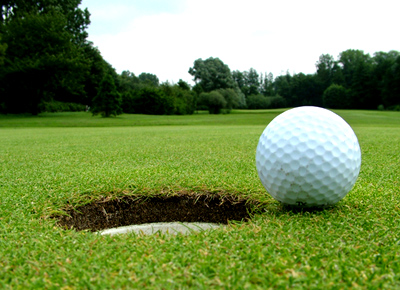
#> input picture lab10/img1.png, 400 x 290 px; its folder holds 2 pictures in this run
$ python lab10.py
#> lines starting #> are read from the running program, lines starting #| are printed output that depends on the picture
#> further down, image is the input picture: shape (290, 400, 3); mean B, G, R 85.2, 142.6, 120.1
# encoding:utf-8
import cv2
import numpy as np
import matplotlib.pyplot as plt

#每次出现一个图像都按键盘任意键来关闭窗口，不要用鼠标叉掉窗口否则会终止程序

picture_prefix = ''

def hist_color(src):
#> called with src = 'img1.png'
    image = cv2.imread(picture_prefix+src, cv2.IMREAD_COLOR)
    sum = np.sum(image.reshape(-1, 3), axis=0)
#> sum = [9878968, 16544285, 13933651]
    sum = sum / np.sum(image)
#> sum = [0.245, 0.41, 0.345]
    plt.title('Color Histogram of '+src.upper())
    plt.bar(['blue', 'green', 'red'], sum, width=0.3, color=['royalblue', 'springgreen', 'red'])
    plt.draw()
    plt.waitforbuttonpress(0)
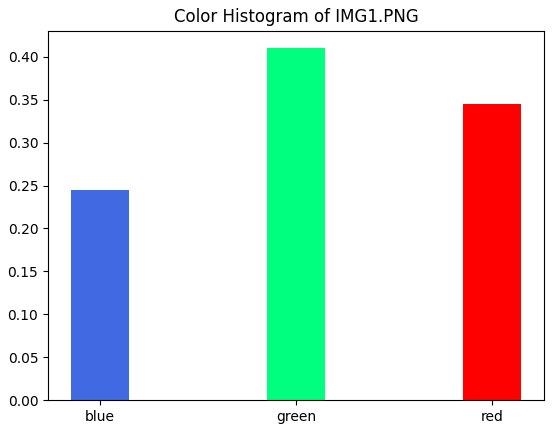
#> figure drawn by matplotlib, 1 panel; tallest bar 0.41 high, from x = 0.85 to 1.15
    plt.close('all')


def hist_gray(src):
#> called with src = 'img1.png'
    image = cv2.imread(picture_prefix+src, cv2.IMREAD_GRAYSCALE)
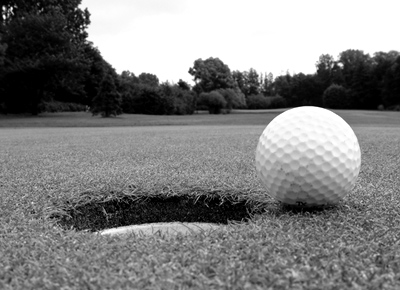
#> image: shape (290, 400); min 0, max 255, mean 129.3
    onedimention = image.ravel()
    plt.title('Gray Histogram of '+src.upper())
    plt.hist(x=onedimention, bins=256, density=1)
    plt.draw()
    plt.waitforbuttonpress(0)
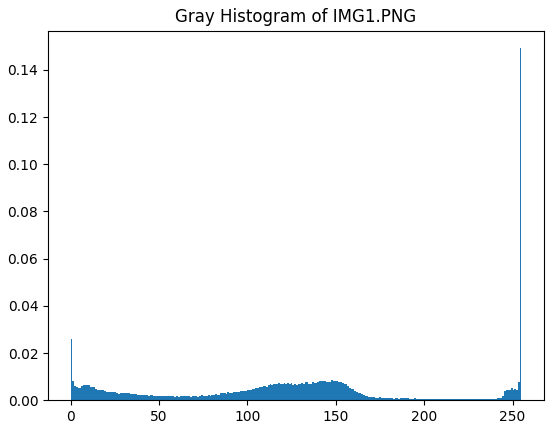
#> figure drawn by matplotlib, 1 panel; tallest bar 0.149 high, from x = 254 to 255
    plt.close('all')

def hist_gradient(src):
#> called with src = 'img1.png'
    image = cv2.imread(picture_prefix+src, cv2.IMREAD_GRAYSCALE)
    image = image.astype('int32')
    Ix = (image[:,2:]-image[:,:-2])[1:-1,:]
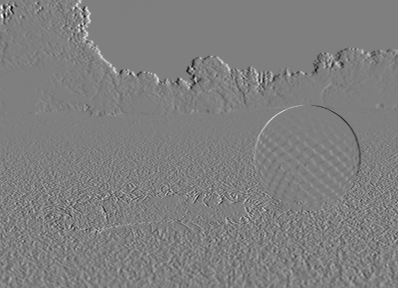
#> Ix: shape (288, 398) int32; min -233, max 234, mean 0.2; drawn with min black and max white
    Iy = (image[2:,:]-image[:-2,:])[:,1:-1]
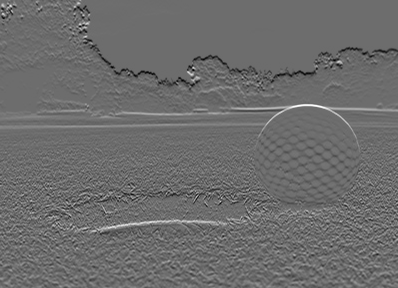
#> Iy: shape (288, 398) int32; min -191, max 255, mean -0.6; drawn with min black and max white
    gradient_matrix = np.sqrt(Ix**2+Iy**2)
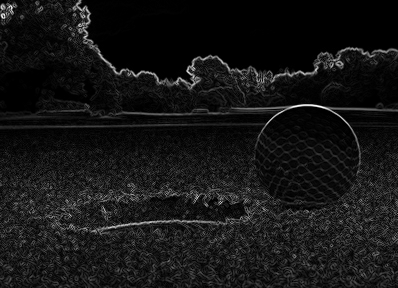
#> gradient_matrix: shape (288, 398) float64; min 0, max 269.9, mean 22.8; drawn with min black and max white
    onedimention = gradient_matrix.ravel()
    plt.title('Gradient Histogram of '+src.upper())
    plt.hist(x=onedimention, bins=256, density=1)
    plt.draw()
    plt.waitforbuttonpress(0)
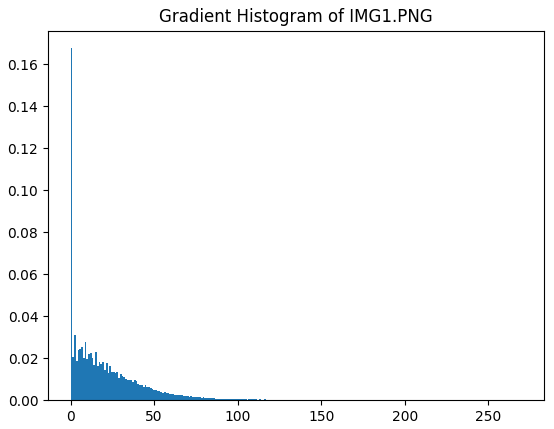
#> figure drawn by matplotlib, 1 panel; tallest bar 0.168 high, from x = 0 to 1.05
    plt.close('all')


if __name__ == '__main__':
    for i in [1,2]:
        picture_name = 'img{}.png'.format(str(i))
        image = cv2.imread(picture_prefix+picture_name)
        cv2.namedWindow(picture_name.upper())
        cv2.imshow(picture_name.upper(),image)
        cv2.waitKey(0)
        hist_color(picture_name)
        hist_gray(picture_name)
        hist_gradient(picture_name)
        cv2.destroyAllWindows()
#> pass 2 of the loop `for i in [1,2]:`:
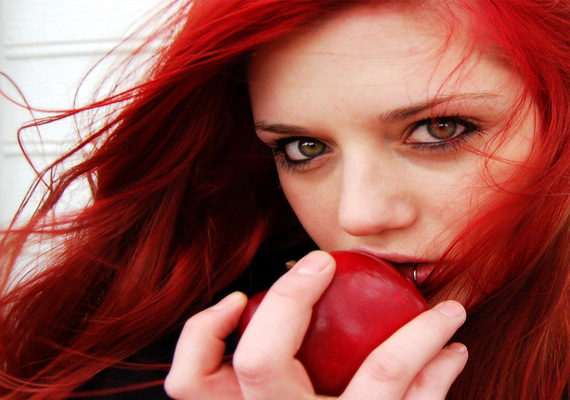
#> input picture lab10/img2.png, 570 x 400 px
#> image is the input picture: shape (400, 570, 3); mean B, G, R 78.8, 86.1, 153.3
#> Ix: shape (398, 568) int32
#> Iy: shape (398, 568) int32
#> in hist_gradient (call 2), `gradient_matrix = np.sqrt(Ix**2+Iy**2)`:
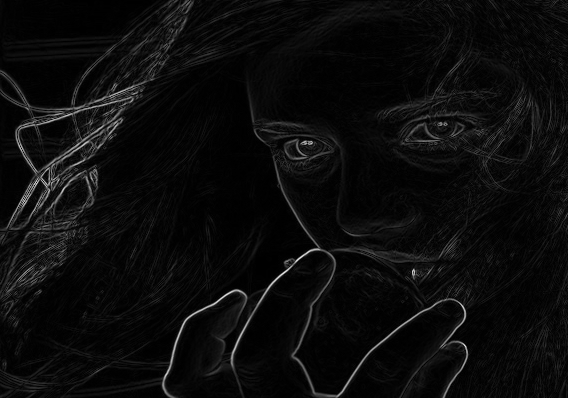
#> gradient_matrix: shape (398, 568) float64; min 0, max 232.4, mean 11.9
#> in hist_gradient (call 2), `plt.waitforbuttonpress(0)`:
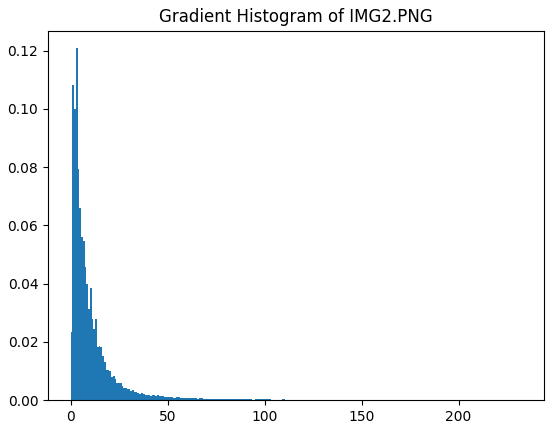
#> figure drawn by matplotlib, 1 panel; tallest bar 0.121 high, from x = 2.72 to 3.63
